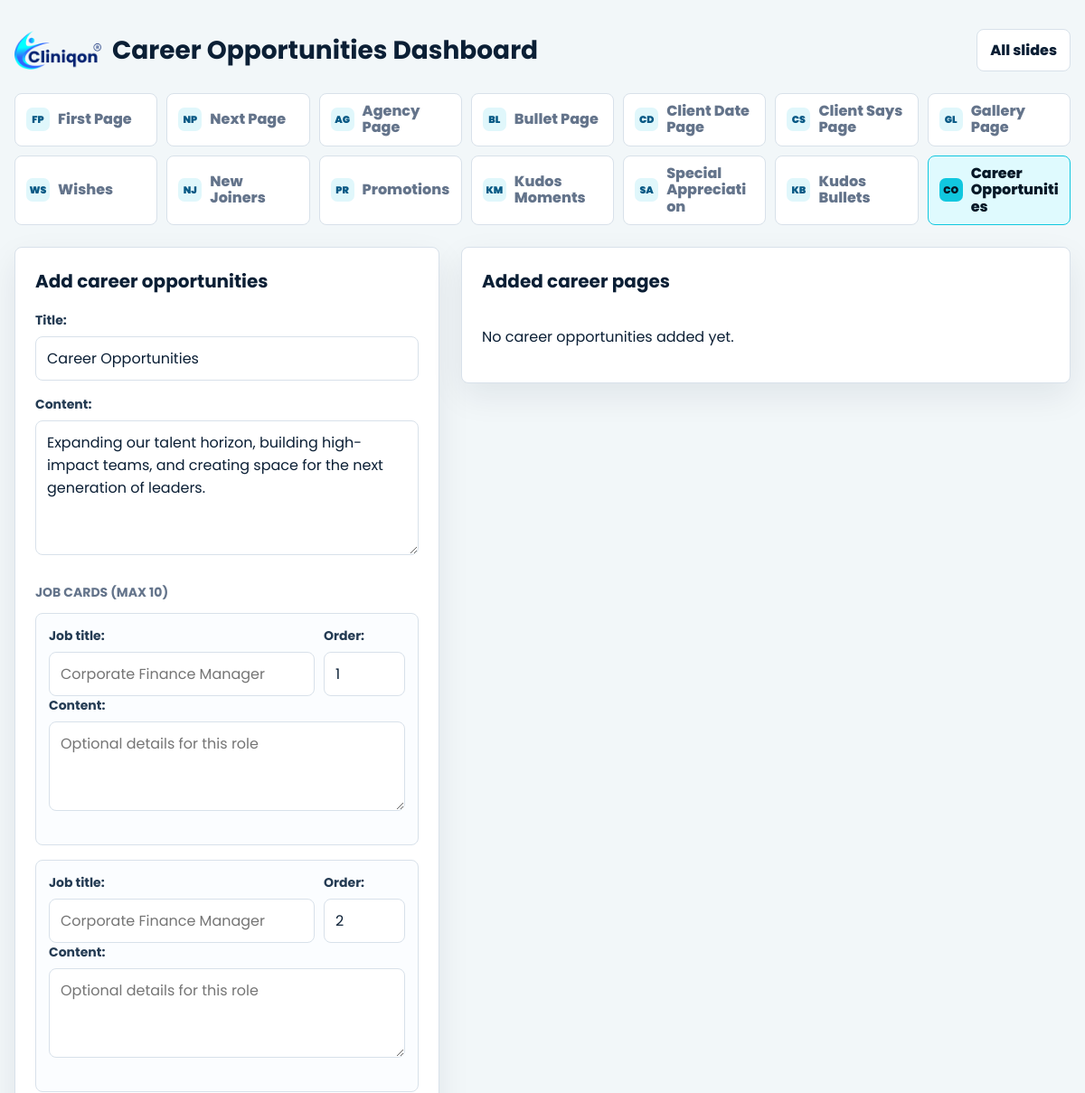
The page /career-opportunities/ (upper part) on the database as committed earlier.
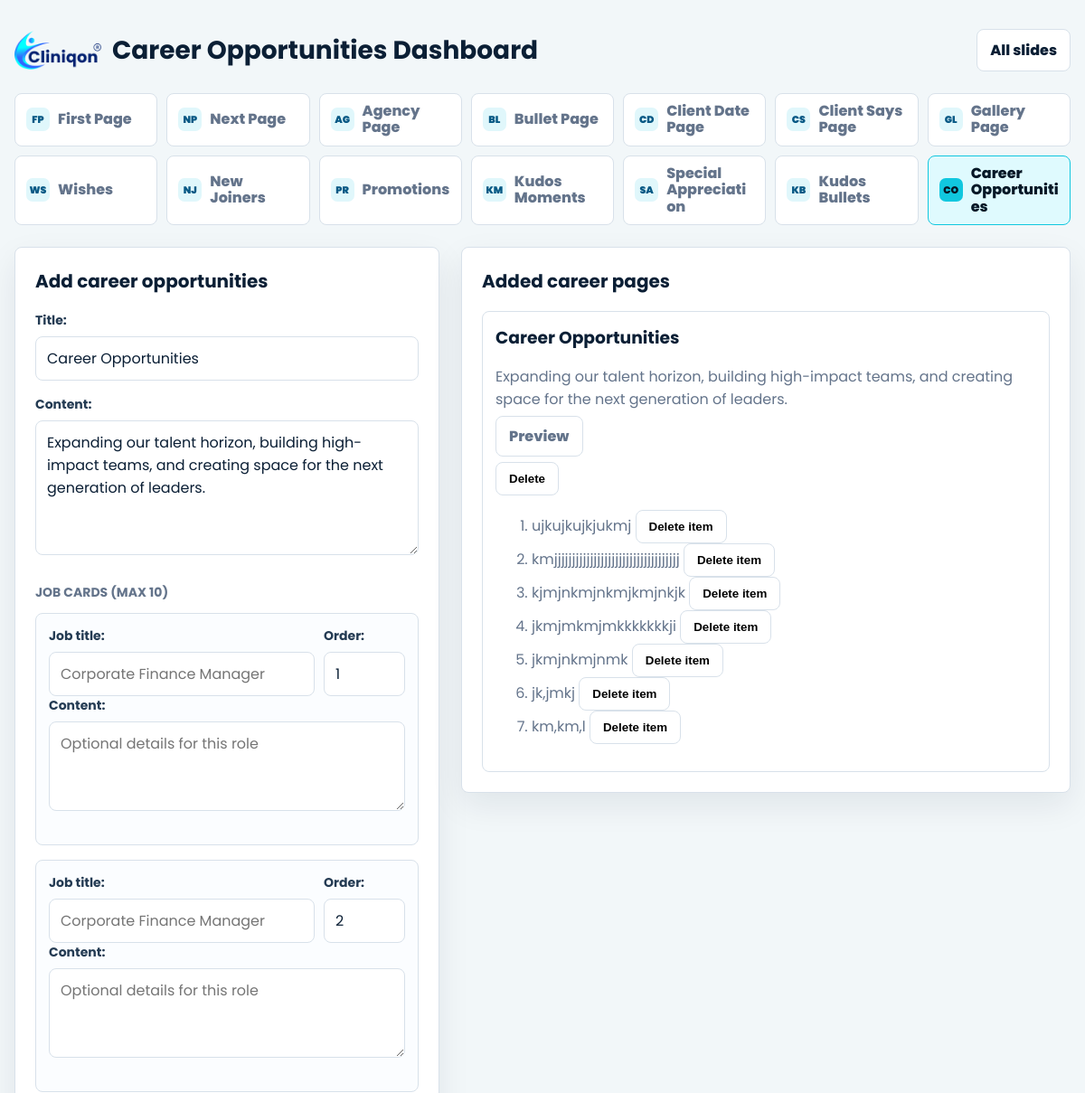
The same page on the database as committed later.
### decks/models.py (models this page shows, shortened)
class CareerOpportunityPage(models.Model):
    title = models.CharField(max_length=200, default="Career Opportunities")
    content = models.TextField(
        default="Expanding our talent horizon, building high-impact teams, and creating space for the next generation of leaders."
    )
    created_at = models.DateTimeField(auto_now_add=True)
    class Meta:
        ordering = ["-created_at"]
        verbose_name = "career opportunity page"
        verbose_name_plural = "career opportunity pages"

class CareerOpportunityJob(models.Model):
    page = models.ForeignKey(CareerOpportunityPage, related_name="jobs", on_delete=models.CASCADE)
    title = models.CharField(max_length=200)
    content = models.TextField(blank=True, default="")
    order = models.PositiveSmallIntegerField(default=1)
    class Meta:
        ordering = ["order"]
        verbose_name = "career opportunity job"
        verbose_name_plural = "career opportunity jobs"

### decks/views.py (the view)
# urls.py: path("career-opportunities/", views.career_opportunities_dashboard, name="career_opportunities_dashboard"),
def career_opportunities_dashboard(request):
    page = None
    if request.method == "POST":
        form = CareerOpportunityPageForm(request.POST)
        if form.is_valid():
            page = form.save()
            seen_jobs = []
            ids = request.POST.getlist("career_job_id")
            titles = request.POST.getlist("career_job_title")
            contents = request.POST.getlist("career_job_content")
            orders = request.POST.getlist("career_job_order")
            for index in range(10):
                job_id = ids[index] if index < len(ids) else ""
                title = titles[index].strip() if index < len(titles) else ""
                content = contents[index].strip() if index < len(contents) else ""
                order = orders[index] if index < len(orders) else index + 1
                job = CareerOpportunityJob(page=page)
                job.title = title
                job.content = content
                job.order = order or index + 1
                if job.title:
                    job.save()
                    seen_jobs.append(job.pk)
            return redirect("career_opportunities_dashboard")
    else:
        form = CareerOpportunityPageForm()
    career_pages = CareerOpportunityPage.objects.prefetch_related("jobs").all()
    career_job_rows = [None] * 10
    return render(
        request,
        "decks/career_opportunities_dashboard.html",
        {
            "form": form,
            "page": page,
            "career_job_rows": career_job_rows,
            "career_pages": career_pages,
            "active_menu": "career_opportunities",
        },
    )

### decks/forms.py
class CareerOpportunityPageForm(forms.ModelForm):
    class Meta:
        model = CareerOpportunityPage
        fields = ["title", "content"]
        widgets = {
            "content": forms.Textarea(attrs={"rows": 5}),
        }

### decks/templates/decks/career_opportunities_dashboard.html (shortened to what this page needs)
{% load static %}
<!DOCTYPE html>
<html lang="en">
<head>
</head>
<body>
    <main class="shell">
        {% include "decks/includes/dashboard_menu.html" with dashboard_title="Career Opportunities Dashboard" %}
        <div class="layout">
            <section class="panel">
                <h2 class="form-title">Add career opportunities</h2>
                <form method="post">
                    {% for field in form %}
                        <div class="field">
                            {{ field.label_tag }}
                            {{ field }}
                        </div>
                    {% endfor %}
                    <h3 class="section-heading">Job cards (max 10)</h3>
                    {% for job in career_job_rows %}
                        <div class="job-row">
                            <div class="job-grid">
                                <div>
                                    <label>Job title:</label>
                                    <input type="text" name="career_job_title" value="{% if job %}{{ job.title }}{% endif %}" placeholder="Corporate Finance Manager">
                                </div>
                                <div>
                                    <label>Order:</label>
                                    <input type="number" name="career_job_order" min="1" max="10" value="{% if job %}{{ job.order }}{% else %}{{ forloop.counter }}{% endif %}">
                                </div>
                            </div>
                            <div class="field">
                                <label>Content:</label>
                                <textarea name="career_job_content" rows="3" placeholder="Optional details for this role">{% if job %}{{ job.content }}{% endif %}</textarea>
                            </div>
                        </div>
                    {% endfor %}
                </form>
            </section>
            <section class="panel">
                <h2 class="preview-title">Added career pages</h2>
                <div class="preview-list">
                    {% for page in career_pages %}
                        <article class="preview-item">
                            <h3>{{ page.title }}</h3>
                            <p>{{ page.content }}</p>
                            <p><a class="view-link" href="{% url 'career_opportunities_view_detail' page.id %}">Preview</a></p>
                            <form method="post" action="{% url 'delete_page_item' 'career-opportunities' page.id %}" onsubmit="return confirm('Delete this saved slide?');">
                                <button class="view-link" type="submit">Delete</button>
                            </form>
                            <ol>
                                {% for job in page.jobs.all %}
                                    <li>
                                        {{ job.title }}
                                        <form method="post" action="{% url 'delete_child_item' 'career-opportunity-job' job.id %}" style="display:inline;" onsubmit="return confirm('Delete this job?');">
                                            <button class="view-link" type="submit">Delete item</button>
                                        </form>
                                    </li>
                                {% endfor %}
                            </ol>
                        </article>
                    {% empty %}
                        <p>No career opportunities added yet.</p>
                    {% endfor %}
                </div>
            </section>
        </div>
    </main>
</body>
</html>

Rows that differ between the two databases and show on the page:
added CareerOpportunityPage: title "Career Opportunities", content "Expanding our talent horizon, building high-impact teams, and creating space for the next generation of leaders."
added CareerOpportunityJob: title "ujkujkujkjukmj"
added CareerOpportunityJob: title "kmjjjjjjjjjjjjjjjjjjjjjjjjjjjjjjjjjjj"
added CareerOpportunityJob: title "kjmjnkmjnkmjkmjnkjk"
added CareerOpportunityJob: title "jkmjmkmjmkkkkkkkji"
added CareerOpportunityJob: title "jkmjnkmjnmk"
added CareerOpportunityJob: title "jk,jmkj"
added CareerOpportunityJob: title "km,km,l"
Other text that changed with them:
text no longer shown: "No career opportunities added yet."
